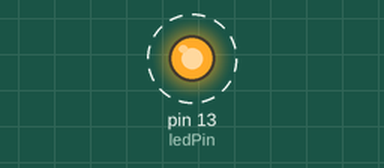
Recording of a sketch running on a simulated Arduino Uno, built with avr-gcc and run on an emulated ATmega328P. Shown: output pins drawn as LEDs (lit = HIGH). Dashed ring = blinking. At 20.0 s the program stops and its outputs stay as they are.

Above: at 0.2 s.
Timing chart, 0 to 3.0 s (numbered marks = the images above):
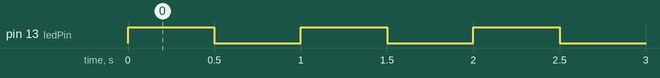

The sketch:

5ledsAcendeUmPorVez.ino
```cpp
const int ledPin  = 13;
const long INTERVALO = 500;

void setup() {
  pinMode(ledPin, OUTPUT);
}

void loop() {

  for (int i = 0; i < 20; i++) {

    digitalWrite(ledPin, HIGH);
    unsigned long inicio = millis();
    while (millis() - inicio < INTERVALO) {
    }

    digitalWrite(ledPin, LOW);
    inicio = millis();
    while (millis() - inicio < INTERVALO) {
    }

  }
  while (true) { }

}
```

Measured:
- by itself, pin 13 (ledPin): alternates HIGH for 0.50 s and LOW for 0.50 s, 40 changes in all, then stays LOW
